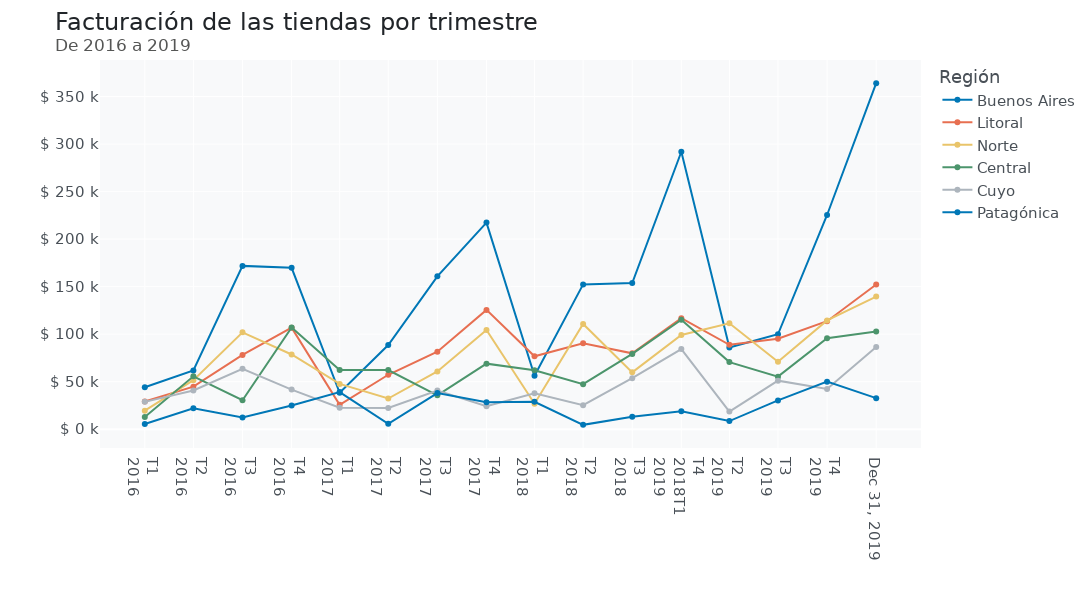

The cell this chart's notebook holds for it:
### Code cell
fig = px.line(df_region_tri, x= df_region_tri.index, y = df_region_tri.columns, markers = True, labels={'region':'Región'}, color_discrete_sequence=[AZUL2,ROJO1,AMARILLO1,VERDE1,GRIS3])

fig.update_layout(width= 1300, height= 600, font_family= 'DejaVu Sans', font_size=15, font_color= GRIS2,
                  title_font_color=GRIS1, title_font_size=24,
                  title_text= 'Facturación de las tiendas por trimestre' + '<br><sup size=1 style="color:#555655">De 2016 a 2019</sup>',
                  xaxis_title= '',yaxis_title= '', plot_bgcolor=GRIS5)

fig.update_yaxes(tickprefix= '$ ', ticksuffix= ' k')

labels= ['T1<br>2016','T2<br>2016','T3<br>2016','T4<br>2016',
         'T1<br>2017','T2<br>2017','T3<br>2017','T4<br>2017',
         'T1<br>2018','T2<br>2018','T3<br>2018','T4<br>2018'
         'T1<br>2019','T2<br>2019','T3<br>2019','T4<br>2019']

fig.update_xaxes(ticktext=labels,tickvals=df_region_tri.index)

fig.show()
